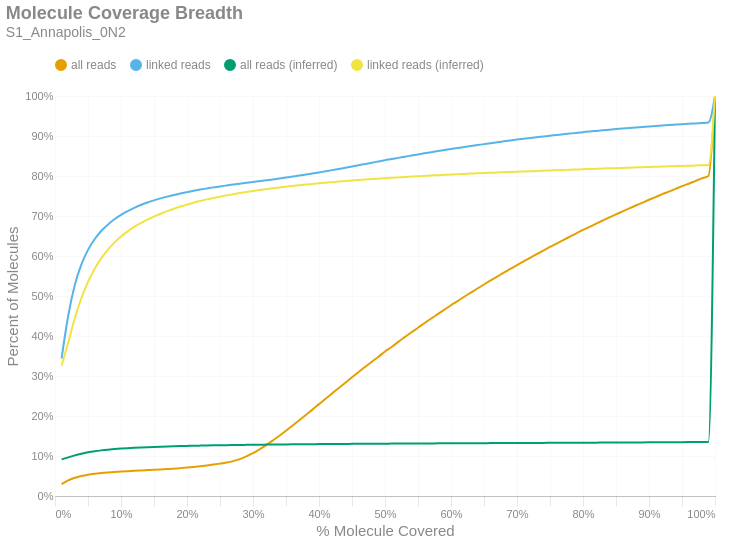

The notebook cell saved with this chart:
### Markdown cell above
### Molecule Read Coverage
This chart shows molecule coverage breadth as computed by the number of bases aligned to that molecule. In other words, "*how much of each unique long molecule is actually sequenced/aligned?*" Keep in mind there is a distinction between sequences and alignments, since some sequences belonging to a particular molecule may not align well and wouldn't appear in the alignment data. This chart also shows molecule coverage breadth as computed by the *inferred fragment* from which the aligned sequences originate. Unlike read coverage, this calculation takes into account the total insert size, including unsequenced gaps between the forward and reverse reads. Like the previous figures, these are cumulative percents.

### Code cell
if SKIPLR:
    print_html(f"Skipped")
else:
    binned_df = consolidated_hist(valids['coverage_bp'], mask, 0.01, True)
    binned_df_inf = consolidated_hist(valids['coverage_inserts'], mask, 0.01, True)
    binned_df = binned_df.with_columns(pl.lit(binned_df_inf['all reads (cumsum)']).alias('all reads (inferred)'))
    binned_df = binned_df.with_columns(pl.lit(binned_df_inf['linked reads (cumsum)']).alias('linked reads (inferred)'))
    binned_df = binned_df.with_columns(
        (pl.col('bin').cast(pl.Float64) + 0.01).alias('right_edge')
    )

    with SafeRender(binned_df):
        (
            density_plot(binned_df, 'Molecule Coverage Breadth', samplename, 'molcov', ['all reads (inferred)','linked reads (inferred)'])
            .encode(
                #x=alt.X('bin:Q', title="% Molecule Covered").axis(format = '%').scale(padding=0),
                x=alt.X('right_edge:Q', title="% Molecule Covered").axis(format='%').scale(padding=0),
                y=alt.Y('value:Q', title='Percent of Molecules')
                    .axis(format='%')
                    .stack(False)
                    .scale(domainMin=0, padding=0),
                color=alt.Color("key:N").scale(domain = ["all reads", "linked reads", "all reads (inferred)", "linked reads (inferred)"]),
                tooltip = [
                    alt.Tooltip("key:N", title = "Data Type"),
                    alt.Tooltip("range_label:N", title="% Molecule Covered"),
                    alt.Tooltip("value:Q", format = ".2%", title="% Molecules")
                ]
            )
        ).display()

### Figure 1 — Vega-Lite specification as saved in the notebook (floating-point values rounded to 4 significant figures)
{"width": "container", "height": 400, "config": {"title": {"anchor": "start", "dy": -15, "fontSize": 18, "color": "#888888", "subtitleColor": "#888888", "subtitleFontSize": 14}, "arc": {"fill": "#0072B2"}, "axis": {"domainColor": "#888888", "domainWidth": 0.5, "gridWidth": 0.2, "grid": false, "titleFontWeight": 400, "titleFontSize": 15, "labelFontSize": 11, "labelColor": "#888888", "tickColor": "#888888", "tickWidth": 0.2, "titleColor": "#888888"}, "axisBand": {"grid": false}, "axisX": {"grid": true, "tickSize": 10, "domainCap": "round"}, "axisY": {"domain": false, "grid": true, "tickSize": 0, "domainCap": "round"}, "background": "transparent", "header": {"labelFontSize": 15, "labelColor": "#888888", "titleFontSize": 15, "titleFontWeight": 600, "titleColor": "#888888"}, "legend": {"labelFont": "sans-serif", "labelFontSize": 12, "labelColor": "#888888", "symbolSize": 100, "symbolType": "circle", "titleFontSize": 12, "titlePadding": 10, "titleColor": "#888888", "title": null, "orient": "top"}, "range": {"category": ["#E69F00", "#56B4E9", "#009E73", "#F0E442", "#0072B2", "#D55E00", "#CC79A7", "#000000"], "diverging": ["#cfe8f3", "#a2d4ec", "#73bfe2", "#46abdb", "#1696d2", "#12719e"]}, "area": {"fill": "#0072B2", "fillOpacity": 0.7, "line": true, "strokeOpacity": 0.7}, "line": {"color": "#0072B2", "stroke": "#0072B2", "strokeWidth": 2}, "trail": {"color": "#0072B2", "stroke": "#0072B2", "strokeWidth": 0, "size": 1}, "point": {"filled": true, "fillOpacity": 1.0, "size": 95}, "text": {"color": "#888888", "fontSize": 11, "align": "right", "fontWeight": 400, "size": 11}, "bar": {"fill": "#0072B2", "stroke": null}, "view": {"stroke": null, "continuousWidth": 660, "continuousHeight": 400}}, "data": {"name": "data-da9bd3d23d0e705d5bcf4b4e647f6190"}, "mark": {"type": "line", "interpolate": "monotone", "point": {"opacity": 0, "size": 275}}, "encoding": {"color": {"field": "key", "scale": {"domain": ["all reads", "linked reads", "all reads (inferred)", "linked reads (inferred)"]}, "type": "nominal"}, "tooltip": [{"field": "key", "title": "Data Type", "type": "nominal"}, {"field": "range_label", "title": "% Molecule Covered", "type": "nominal"}, {"field": "value", "format": ".2%", "title": "% Molecules", "type": "quantitative"}], "x": {"axis": {"format": "%"}, "field": "right_edge", "scale": {"padding": 0}, "title": "% Molecule Covered", "type": "quantitative"}, "y": {"axis": {"format": "%"}, "field": "value", "scale": {"domainMin": 0, "padding": 0}, "stack": false, "title": "Percent of Molecules", "type": "quantitative"}}, "params": [{"name": "param_c36ac31b6afebe62", "select": {"type": "point", "fields": ["key"]}, "bind": "legend"}], "title": {"text": "Molecule Coverage Breadth", "subtitle": "S1_Annapolis_0N2"}, "transform": [{"fold": ["all reads (cumsum)", "linked reads (cumsum)", "all reads (inferred)", "linked reads (inferred)"]}, {"calculate": "replace(datum.key, ' (cumsum)', '')", "as": "key"}, {"filter": {"param": "param_c36ac31b6afebe62"}}], "usermeta": {"embedOptions": {"downloadFileName": "S1_Annapolis_0N2.molcov"}}, "$schema": "https://vega.github.io/schema/vega-lite/v6.1.0.json", "datasets": {"data-da9bd3d23d0e705d5bcf4b4e647f6190": [{"bin": "0.0", "interval": "0.0-0.01", "all reads": 0.02979, "linked reads": 0.3436, "all reads (cumsum)": 0.02979, "linked reads (cumsum)": 0.3436, "range_label": "0.0-0.01", "all reads (inferred)": 0.09161, "linked reads (inferred)": 0.3256, "right_edge": 0.01}, {"bin": "0.01", "interval": "0.01-0.02", "all reads": 0.009125, "linked reads": 0.107, "all reads (cumsum)": 0.03891, "linked reads (cumsum)": 0.4507, "range_label": "0.01-0.02", "all reads (inferred)": 0.09656, "linked reads (inferred)": 0.3837, "right_edge": 0.02}, {"bin": "0.02", "interval": "0.02-0.03", "all reads": 0.006529, "linked reads": 0.07682, "all reads (cumsum)": 0.04544, "linked reads (cumsum)": 0.5275, "range_label": "0.02-0.03", "all reads (inferred)": 0.1016, "linked reads (inferred)": 0.4443, "right_edge": 0.03}, {"bin": "0.03", "interval": "0.03-0.04", "all reads": 0.00447, "linked reads": 0.05143, "all reads (cumsum)": 0.04991, "linked reads (cumsum)": 0.5789, "range_label": "0.03-0.04", "all reads (inferred)": 0.1058, "linked reads (inferred)": 0.495, "right_edge": 0.04}, {"bin": "0.04", "interval": "0.04-0.05", "all reads": 0.00318, "linked reads": 0.03646, "all reads (cumsum)": 0.05309, "linked reads (cumsum)": 0.6154, "range_label": "0.04-0.05", "all reads (inferred)": 0.1092, "linked reads (inferred)": 0.5353, "right_edge": 0.05}, {"bin": "0.05", "interval": "0.05-0.06", "all reads": 0.002389, "linked reads": 0.02664, "all reads (cumsum)": 0.05548, "linked reads (cumsum)": 0.642, "range_label": "0.05-0.06", "all reads (inferred)": 0.1119, "linked reads (inferred)": 0.5678, "right_edge": 0.06}, {"bin": "0.06", "interval": "0.06-0.07", "all reads": 0.001847, "linked reads": 0.02048, "all reads (cumsum)": 0.05733, "linked reads (cumsum)": 0.6625, "range_label": "0.06-0.07", "all reads (inferred)": 0.114, "linked reads (inferred)": 0.5939, "right_edge": 0.07}, {"bin": "0.07", "interval": "0.07-0.08", "all reads": 0.001471, "linked reads": 0.01589, "all reads (cumsum)": 0.0588, "linked reads (cumsum)": 0.6784, "range_label": "0.07-0.08", "all reads (inferred)": 0.1158, "linked reads (inferred)": 0.6153, "right_edge": 0.08}, {"bin": "0.08", "interval": "0.08-0.09", "all reads": 0.001271, "linked reads": 0.01347, "all reads (cumsum)": 0.06007, "linked reads (cumsum)": 0.6918, "range_label": "0.08-0.09", "all reads (inferred)": 0.1173, "linked reads (inferred)": 0.6333, "right_edge": 0.09}, {"bin": "0.09", "interval": "0.09-0.1", "all reads": 0.001125, "linked reads": 0.01118, "all reads (cumsum)": 0.06119, "linked reads (cumsum)": 0.703, "range_label": "0.09-0.1", "all reads (inferred)": 0.1186, "linked reads (inferred)": 0.6486, "right_edge": 0.1}, {"bin": "0.1", "interval": "0.1-0.11", "all reads": 0.00098, "linked reads": 0.009223, "all reads (cumsum)": 0.06217, "linked reads (cumsum)": 0.7122, "range_label": "0.1-0.11", "all reads (inferred)": 0.1197, "linked reads (inferred)": 0.6616, "right_edge": 0.11}, {"bin": "0.11", "interval": "0.11-0.12", "all reads": 0.0008884, "linked reads": 0.008073, "all reads (cumsum)": 0.06306, "linked reads (cumsum)": 0.7203, "range_label": "0.11-0.12", "all reads (inferred)": 0.1206, "linked reads (inferred)": 0.6729, "right_edge": 0.12}, {"bin": "0.12", "interval": "0.12-0.13", "all reads": 0.000842, "linked reads": 0.00721, "all reads (cumsum)": 0.0639, "linked reads (cumsum)": 0.7275, "range_label": "0.12-0.13", "all reads (inferred)": 0.1214, "linked reads (inferred)": 0.6823, "right_edge": 0.13}, {"bin": "0.13", "interval": "0.13-0.14", "all reads": 0.0007877, "linked reads": 0.006147, "all reads (cumsum)": 0.06469, "linked reads (cumsum)": 0.7337, "range_label": "0.13-0.14", "all reads (inferred)": 0.1221, "linked reads (inferred)": 0.6909, "right_edge": 0.14}, {"bin": "0.14", "interval": "0.14-0.15", "all reads": 0.0007755, "linked reads": 0.005462, "all reads (cumsum)": 0.06547, "linked reads (cumsum)": 0.7391, "range_label": "0.14-0.15", "all reads (inferred)": 0.1227, "linked reads (inferred)": 0.6986, "right_edge": 0.15}, {"bin": "0.15", "interval": "0.15-0.16", "all reads": 0.000868, "linked reads": 0.004863, "all reads (cumsum)": 0.06634, "linked reads (cumsum)": 0.744, "range_label": "0.15-0.16", "all reads (inferred)": 0.1233, "linked reads (inferred)": 0.7057, "right_edge": 0.16}, {"bin": "0.16", "interval": "0.16-0.17", "all reads": 0.0009653, "linked reads": 0.004454, "all reads (cumsum)": 0.0673, "linked reads (cumsum)": 0.7485, "range_label": "0.16-0.17", "all reads (inferred)": 0.1238, "linked reads (inferred)": 0.7122, "right_edge": 0.17}, {"bin": "0.17", "interval": "0.17-0.18", "all reads": 0.001102, "linked reads": 0.003879, "all reads (cumsum)": 0.0684, "linked reads (cumsum)": 0.7523, "range_label": "0.17-0.18", "all reads (inferred)": 0.1243, "linked reads (inferred)": 0.7181, "right_edge": 0.18}, {"bin": "0.18", "interval": "0.18-0.19", "all reads": 0.001283, "linked reads": 0.003824, "all reads (cumsum)": 0.06969, "linked reads (cumsum)": 0.7562, "range_label": "0.18-0.19", "all reads (inferred)": 0.1248, "linked reads (inferred)": 0.7236, "right_edge": 0.19}, {"bin": "0.19", "interval": "0.19-0.2", "all reads": 0.001397, "linked reads": 0.003509, "all reads (cumsum)": 0.07108, "linked reads (cumsum)": 0.7597, "range_label": "0.19-0.2", "all reads (inferred)": 0.1252, "linked reads (inferred)": 0.7285, "right_edge": 0.2}, {"bin": "0.2", "interval": "0.2-0.21", "all reads": 0.001594, "linked reads": 0.003375, "all reads (cumsum)": 0.07268, "linked reads (cumsum)": 0.763, "range_label": "0.2-0.21", "all reads (inferred)": 0.1256, "linked reads (inferred)": 0.7333, "right_edge": 0.21}, {"bin": "0.21", "interval": "0.21-0.22", "all reads": 0.00175, "linked reads": 0.002993, "all reads (cumsum)": 0.07443, "linked reads (cumsum)": 0.766, "range_label": "0.21-0.22", "all reads (inferred)": 0.126, "linked reads (inferred)": 0.7375, "right_edge": 0.22}, {"bin": "0.22", "interval": "0.22-0.23", "all reads": 0.001912, "linked reads": 0.002749, "all reads (cumsum)": 0.07634, "linked reads (cumsum)": 0.7688, "range_label": "0.22-0.23", "all reads (inferred)": 0.1263, "linked reads (inferred)": 0.7415, "right_edge": 0.23}, {"bin": "0.23", "interval": "0.23-0.24", "all reads": 0.0022, "linked reads": 0.002776, "all reads (cumsum)": 0.07854, "linked reads (cumsum)": 0.7716, "range_label": "0.23-0.24", "all reads (inferred)": 0.1266, "linked reads (inferred)": 0.7451, "right_edge": 0.24}, {"bin": "0.24", "interval": "0.24-0.25", "all reads": 0.002381, "linked reads": 0.002449, "all reads (cumsum)": 0.08092, "linked reads (cumsum)": 0.774, "range_label": "0.24-0.25", "all reads (inferred)": 0.1269, "linked reads (inferred)": 0.7484, "right_edge": 0.25}, {"bin": "0.25", "interval": "0.25-0.26", "all reads": 0.00268, "linked reads": 0.002256, "all reads (cumsum)": 0.0836, "linked reads (cumsum)": 0.7763, "range_label": "0.25-0.26", "all reads (inferred)": 0.1271, "linked reads (inferred)": 0.7516, "right_edge": 0.26}, {"bin": "0.26", "interval": "0.26-0.27", "all reads": 0.003513, "linked reads": 0.002319, "all reads (cumsum)": 0.08711, "linked reads (cumsum)": 0.7786, "range_label": "0.26-0.27", "all reads (inferred)": 0.1274, "linked reads (inferred)": 0.7544, "right_edge": 0.27}, {"bin": "0.27", "interval": "0.27-0.28", "all reads": 0.005015, "linked reads": 0.002126, "all reads (cumsum)": 0.09213, "linked reads (cumsum)": 0.7807, "range_label": "0.27-0.28", "all reads (inferred)": 0.1276, "linked reads (inferred)": 0.7574, "right_edge": 0.28}, {"bin": "0.28", "interval": "0.28-0.29", "all reads": 0.006731, "linked reads": 0.002162, "all reads (cumsum)": 0.09886, "linked reads (cumsum)": 0.7829, "range_label": "0.28-0.29", "all reads (inferred)": 0.1278, "linked reads (inferred)": 0.76, "right_edge": 0.29}, {"bin": "0.29", "interval": "0.29-0.3", "all reads": 0.008299, "linked reads": 0.002186, "all reads (cumsum)": 0.1072, "linked reads (cumsum)": 0.7851, "range_label": "0.29-0.3", "all reads (inferred)": 0.1281, "linked reads (inferred)": 0.7626, "right_edge": 0.3}, {"bin": "0.3", "interval": "0.3-0.31", "all reads": 0.009454, "linked reads": 0.002091, "all reads (cumsum)": 0.1166, "linked reads (cumsum)": 0.7871, "range_label": "0.3-0.31", "all reads (inferred)": 0.1283, "linked reads (inferred)": 0.765, "right_edge": 0.31}, {"bin": "0.31", "interval": "0.31-0.32", "all reads": 0.01059, "linked reads": 0.002071, "all reads (cumsum)": 0.1272, "linked reads (cumsum)": 0.7892, "range_label": "0.31-0.32", "all reads (inferred)": 0.1285, "linked reads (inferred)": 0.7672, "right_edge": 0.32}, {"bin": "0.32", "interval": "0.32-0.33", "all reads": 0.01152, "linked reads": 0.002174, "all reads (cumsum)": 0.1387, "linked reads (cumsum)": 0.7914, "range_label": "0.32-0.33", "all reads (inferred)": 0.1287, "linked reads (inferred)": 0.7694, "right_edge": 0.33}, {"bin": "0.33", "interval": "0.33-0.34", "all reads": 0.01197, "linked reads": 0.002477, "all reads (cumsum)": 0.1507, "linked reads (cumsum)": 0.7939, "range_label": "0.33-0.34", "all reads (inferred)": 0.1288, "linked reads (inferred)": 0.7714, "right_edge": 0.34}, {"bin": "0.34", "interval": "0.34-0.35", "all reads": 0.01253, "linked reads": 0.002331, "all reads (cumsum)": 0.1632, "linked reads (cumsum)": 0.7962, "range_label": "0.34-0.35", "all reads (inferred)": 0.129, "linked reads (inferred)": 0.7733, "right_edge": 0.35}, {"bin": "0.35", "interval": "0.35-0.36", "all reads": 0.01283, "linked reads": 0.002453, "all reads (cumsum)": 0.176, "linked reads (cumsum)": 0.7987, "range_label": "0.35-0.36", "all reads (inferred)": 0.1291, "linked reads (inferred)": 0.7752, "right_edge": 0.36}, {"bin": "0.36", "interval": "0.36-0.37", "all reads": 0.01312, "linked reads": 0.002441, "all reads (cumsum)": 0.1892, "linked reads (cumsum)": 0.8011, "range_label": "0.36-0.37", "all reads (inferred)": 0.1293, "linked reads (inferred)": 0.777, "right_edge": 0.37}, {"bin": "0.37", "interval": "0.37-0.38", "all reads": 0.01334, "linked reads": 0.002571, "all reads (cumsum)": 0.2025, "linked reads (cumsum)": 0.8037, "range_label": "0.37-0.38", "all reads (inferred)": 0.1294, "linked reads (inferred)": 0.7787, "right_edge": 0.38}, {"bin": "0.38", "interval": "0.38-0.39", "all reads": 0.01346, "linked reads": 0.002548, "all reads (cumsum)": 0.216, "linked reads (cumsum)": 0.8062, "range_label": "0.38-0.39", "all reads (inferred)": 0.1296, "linked reads (inferred)": 0.7802, "right_edge": 0.39}, {"bin": "0.39", "interval": "0.39-0.4", "all reads": 0.01375, "linked reads": 0.002768, "all reads (cumsum)": 0.2297, "linked reads (cumsum)": 0.809, "range_label": "0.39-0.4", "all reads (inferred)": 0.1297, "linked reads (inferred)": 0.7817, "right_edge": 0.4}, {"bin": "0.4", "interval": "0.4-0.41", "all reads": 0.01329, "linked reads": 0.002796, "all reads (cumsum)": 0.243, "linked reads (cumsum)": 0.8118, "range_label": "0.4-0.41", "all reads (inferred)": 0.1298, "linked reads (inferred)": 0.7832, "right_edge": 0.41}, {"bin": "0.41", "interval": "0.41-0.42", "all reads": 0.01357, "linked reads": 0.00293, "all reads (cumsum)": 0.2566, "linked reads (cumsum)": 0.8147, "range_label": "0.41-0.42", "all reads (inferred)": 0.13, "linked reads (inferred)": 0.7847, "right_edge": 0.42}, {"bin": "0.42", "interval": "0.42-0.43", "all reads": 0.01351, "linked reads": 0.00304, "all reads (cumsum)": 0.2701, "linked reads (cumsum)": 0.8178, "range_label": "0.42-0.43", "all reads (inferred)": 0.1301, "linked reads (inferred)": 0.7861, "right_edge": 0.43}, {"bin": "0.43", "interval": "0.43-0.44", "all reads": 0.01324, "linked reads": 0.002942, "all reads (cumsum)": 0.2833, "linked reads (cumsum)": 0.8207, "range_label": "0.43-0.44", "all reads (inferred)": 0.1302, "linked reads (inferred)": 0.7874, "right_edge": 0.44}, {"bin": "0.44", "interval": "0.44-0.45", "all reads": 0.01335, "linked reads": 0.003205, "all reads (cumsum)": 0.2967, "linked reads (cumsum)": 0.8239, "range_label": "0.44-0.45", "all reads (inferred)": 0.1303, "linked reads (inferred)": 0.7887, "right_edge": 0.45}, {"bin": "0.45", "interval": "0.45-0.46", "all reads": 0.01329, "linked reads": 0.003158, "all reads (cumsum)": 0.31, "linked reads (cumsum)": 0.8271, "range_label": "0.45-0.46", "all reads (inferred)": 0.1304, "linked reads (inferred)": 0.7899, "right_edge": 0.46}, {"bin": "0.46", "interval": "0.46-0.47", "all reads": 0.013, "linked reads": 0.003103, "all reads (cumsum)": 0.323, "linked reads (cumsum)": 0.8302, "range_label": "0.46-0.47", "all reads (inferred)": 0.1305, "linked reads (inferred)": 0.7911, "right_edge": 0.47}, {"bin": "0.47", "interval": "0.47-0.48", "all reads": 0.01284, "linked reads": 0.003142, "all reads (cumsum)": 0.3358, "linked reads (cumsum)": 0.8333, "range_label": "0.47-0.48", "all reads (inferred)": 0.1307, "linked reads (inferred)": 0.7922, "right_edge": 0.48}, {"bin": "0.48", "interval": "0.48-0.49", "all reads": 0.01221, "linked reads": 0.003032, "all reads (cumsum)": 0.348, "linked reads (cumsum)": 0.8363, "range_label": "0.48-0.49", "all reads (inferred)": 0.1308, "linked reads (inferred)": 0.7934, "right_edge": 0.49}, {"bin": "0.49", "interval": "0.49-0.5", "all reads": 0.01336, "linked reads": 0.003229, "all reads (cumsum)": 0.3614, "linked reads (cumsum)": 0.8396, "range_label": "0.49-0.5", "all reads (inferred)": 0.1309, "linked reads (inferred)": 0.7945, "right_edge": 0.5}, {"bin": "0.5", "interval": "0.5-0.51", "all reads": 0.01116, "linked reads": 0.002776, "all reads (cumsum)": 0.3725, "linked reads (cumsum)": 0.8423, "range_label": "0.5-0.51", "all reads (inferred)": 0.1309, "linked reads (inferred)": 0.7954, "right_edge": 0.51}, {"bin": "0.51", "interval": "0.51-0.52", "all reads": 0.01274, "linked reads": 0.002981, "all reads (cumsum)": 0.3853, "linked reads (cumsum)": 0.8453, "range_label": "0.51-0.52", "all reads (inferred)": 0.131, "linked reads (inferred)": 0.7964, "right_edge": 0.52}, {"bin": "0.52", "interval": "0.52-0.53", "all reads": 0.01203, "linked reads": 0.002827, "all reads (cumsum)": 0.3973, "linked reads (cumsum)": 0.8481, "range_label": "0.52-0.53", "all reads (inferred)": 0.1311, "linked reads (inferred)": 0.7974, "right_edge": 0.53}, {"bin": "0.53", "interval": "0.53-0.54", "all reads": 0.01196, "linked reads": 0.003001, "all reads (cumsum)": 0.4093, "linked reads (cumsum)": 0.8511, "range_label": "0.53-0.54", "all reads (inferred)": 0.1312, "linked reads (inferred)": 0.7984, "right_edge": 0.54}, {"bin": "0.54", "interval": "0.54-0.55", "all reads": 0.01137, "linked reads": 0.002851, "all reads (cumsum)": 0.4206, "linked reads (cumsum)": 0.854, "range_label": "0.54-0.55", "all reads (inferred)": 0.1313, "linked reads (inferred)": 0.7994, "right_edge": 0.55}, {"bin": "0.55", "interval": "0.55-0.56", "all reads": 0.01174, "linked reads": 0.00282, "all reads (cumsum)": 0.4324, "linked reads (cumsum)": 0.8568, "range_label": "0.55-0.56", "all reads (inferred)": 0.1314, "linked reads (inferred)": 0.8003, "right_edge": 0.56}, {"bin": "0.56", "interval": "0.56-0.57", "all reads": 0.01133, "linked reads": 0.002804, "all reads (cumsum)": 0.4437, "linked reads (cumsum)": 0.8596, "range_label": "0.56-0.57", "all reads (inferred)": 0.1315, "linked reads (inferred)": 0.8011, "right_edge": 0.57}, {"bin": "0.57", "interval": "0.57-0.58", "all reads": 0.01107, "linked reads": 0.002737, "all reads (cumsum)": 0.4548, "linked reads (cumsum)": 0.8624, "range_label": "0.57-0.58", "all reads (inferred)": 0.1316, "linked reads (inferred)": 0.802, "right_edge": 0.58}, {"bin": "0.58", "interval": "0.58-0.59", "all reads": 0.01105, "linked reads": 0.002516, "all reads (cumsum)": 0.4658, "linked reads (cumsum)": 0.8649, "range_label": "0.58-0.59", "all reads (inferred)": 0.1317, "linked reads (inferred)": 0.8028, "right_edge": 0.59}, {"bin": "0.59", "interval": "0.59-0.6", "all reads": 0.01113, "linked reads": 0.002595, "all reads (cumsum)": 0.477, "linked reads (cumsum)": 0.8675, "range_label": "0.59-0.6", "all reads (inferred)": 0.1317, "linked reads (inferred)": 0.8036, "right_edge": 0.6}, {"bin": "0.6", "interval": "0.6-0.61", "all reads": 0.01042, "linked reads": 0.002493, "all reads (cumsum)": 0.4874, "linked reads (cumsum)": 0.87, "range_label": "0.6-0.61", "all reads (inferred)": 0.1318, "linked reads (inferred)": 0.8045, "right_edge": 0.61}, {"bin": "0.61", "interval": "0.61-0.62", "all reads": 0.01075, "linked reads": 0.002493, "all reads (cumsum)": 0.4981, "linked reads (cumsum)": 0.8725, "range_label": "0.61-0.62", "all reads (inferred)": 0.1319, "linked reads (inferred)": 0.8052, "right_edge": 0.62}, {"bin": "0.62", "interval": "0.62-0.63", "all reads": 0.01033, "linked reads": 0.002327, "all reads (cumsum)": 0.5085, "linked reads (cumsum)": 0.8748, "range_label": "0.62-0.63", "all reads (inferred)": 0.132, "linked reads (inferred)": 0.806, "right_edge": 0.63}, {"bin": "0.63", "interval": "0.63-0.64", "all reads": 0.01027, "linked reads": 0.002481, "all reads (cumsum)": 0.5187, "linked reads (cumsum)": 0.8773, "range_label": "0.63-0.64", "all reads (inferred)": 0.132, "linked reads (inferred)": 0.8067, "right_edge": 0.64}, {"bin": "0.64", "interval": "0.64-0.65", "all reads": 0.01006, "linked reads": 0.002398, "all reads (cumsum)": 0.5288, "linked reads (cumsum)": 0.8797, "range_label": "0.64-0.65", "all reads (inferred)": 0.1321, "linked reads (inferred)": 0.8075, "right_edge": 0.65}, {"bin": "0.65", "interval": "0.65-0.66", "all reads": 0.01027, "linked reads": 0.002489, "all reads (cumsum)": 0.5391, "linked reads (cumsum)": 0.8822, "range_label": "0.65-0.66", "all reads (inferred)": 0.1322, "linked reads (inferred)": 0.8082, "right_edge": 0.66}, {"bin": "0.66", "interval": "0.66-0.67", "all reads": 0.009634, "linked reads": 0.002304, "all reads (cumsum)": 0.5487, "linked reads (cumsum)": 0.8845, "range_label": "0.66-0.67", "all reads (inferred)": 0.1323, "linked reads (inferred)": 0.8087, "right_edge": 0.67}, {"bin": "0.67", "interval": "0.67-0.68", "all reads": 0.009632, "linked reads": 0.002186, "all reads (cumsum)": 0.5583, "linked reads (cumsum)": 0.8866, "range_label": "0.67-0.68", "all reads (inferred)": 0.1323, "linked reads (inferred)": 0.8095, "right_edge": 0.68}, {"bin": "0.68", "interval": "0.68-0.69", "all reads": 0.009276, "linked reads": 0.002189, "all reads (cumsum)": 0.5676, "linked reads (cumsum)": 0.8888, "range_label": "0.68-0.69", "all reads (inferred)": 0.1324, "linked reads (inferred)": 0.81, "right_edge": 0.69}, {"bin": "0.69", "interval": "0.69-0.7", "all reads": 0.009709, "linked reads": 0.002138, "all reads (cumsum)": 0.5773, "linked reads (cumsum)": 0.891, "range_label": "0.69-0.7", "all reads (inferred)": 0.1325, "linked reads (inferred)": 0.8107, "right_edge": 0.7}, {"bin": "0.7", "interval": "0.7-0.71", "all reads": 0.009211, "linked reads": 0.002091, "all reads (cumsum)": 0.5865, "linked reads (cumsum)": 0.8931, "range_label": "0.7-0.71", "all reads (inferred)": 0.1326, "linked reads (inferred)": 0.8113, "right_edge": 0.71}, {"bin": "0.71", "interval": "0.71-0.72", "all reads": 0.009076, "linked reads": 0.002016, "all reads (cumsum)": 0.5956, "linked reads (cumsum)": 0.8951, "range_label": "0.71-0.72", "all reads (inferred)": 0.1326, "linked reads (inferred)": 0.812, "right_edge": 0.72}, {"bin": "0.72", "interval": "0.72-0.73", "all reads": 0.009098, "linked reads": 0.001926, "all reads (cumsum)": 0.6047, "linked reads (cumsum)": 0.897, "range_label": "0.72-0.73", "all reads (inferred)": 0.1327, "linked reads (inferred)": 0.8126, "right_edge": 0.73}, {"bin": "0.73", "interval": "0.73-0.74", "all reads": 0.008769, "linked reads": 0.00187, "all reads (cumsum)": 0.6135, "linked reads (cumsum)": 0.8989, "range_label": "0.73-0.74", "all reads (inferred)": 0.1328, "linked reads (inferred)": 0.8132, "right_edge": 0.74}, {"bin": "0.74", "interval": "0.74-0.75", "all reads": 0.009283, "linked reads": 0.001898, "all reads (cumsum)": 0.6227, "linked reads (cumsum)": 0.9008, "range_label": "0.74-0.75", "all reads (inferred)": 0.1329, "linked reads (inferred)": 0.8138, "right_edge": 0.75}, {"bin": "0.75", "interval": "0.75-0.76", "all reads": 0.008441, "linked reads": 0.001815, "all reads (cumsum)": 0.6312, "linked reads (cumsum)": 0.9026, "range_label": "0.75-0.76", "all reads (inferred)": 0.1329, "linked reads (inferred)": 0.8143, "right_edge": 0.76}, {"bin": "0.76", "interval": "0.76-0.77", "all reads": 0.008643, "linked reads": 0.001894, "all reads (cumsum)": 0.6398, "linked reads (cumsum)": 0.9045, "range_label": "0.76-0.77", "all reads (inferred)": 0.133, "linked reads (inferred)": 0.815, "right_edge": 0.77}, {"bin": "0.77", "interval": "0.77-0.78", "all reads": 0.00841, "linked reads": 0.001611, "all reads (cumsum)": 0.6482, "linked reads (cumsum)": 0.9061, "range_label": "0.77-0.78", "all reads (inferred)": 0.1331, "linked reads (inferred)": 0.8156, "right_edge": 0.78}, {"bin": "0.78", "interval": "0.78-0.79", "all reads": 0.00836, "linked reads": 0.001642, "all reads (cumsum)": 0.6566, "linked reads (cumsum)": 0.9077, "range_label": "0.78-0.79", "all reads (inferred)": 0.1332, "linked reads (inferred)": 0.8163, "right_edge": 0.79}, {"bin": "0.79", "interval": "0.79-0.8", "all reads": 0.008579, "linked reads": 0.001937, "all reads (cumsum)": 0.6652, "linked reads (cumsum)": 0.9097, "range_label": "0.79-0.8", "all reads (inferred)": 0.1333, "linked reads (inferred)": 0.8169, "right_edge": 0.8}, {"bin": "0.8", "interval": "0.8-0.81", "all reads": 0.00774, "linked reads": 0.001603, "all reads (cumsum)": 0.6729, "linked reads (cumsum)": 0.9113, "range_label": "0.8-0.81", "all reads (inferred)": 0.1333, "linked reads (inferred)": 0.8174, "right_edge": 0.81}, {"bin": "0.81", "interval": "0.81-0.82", "all reads": 0.007962, "linked reads": 0.001492, "all reads (cumsum)": 0.6809, "linked reads (cumsum)": 0.9128, "range_label": "0.81-0.82", "all reads (inferred)": 0.1334, "linked reads (inferred)": 0.818, "right_edge": 0.82}, {"bin": "0.82", "interval": "0.82-0.83", "all reads": 0.007857, "linked reads": 0.001489, "all reads (cumsum)": 0.6887, "linked reads (cumsum)": 0.9143, "range_label": "0.82-0.83", "all reads (inferred)": 0.1335, "linked reads (inferred)": 0.8186, "right_edge": 0.83}, {"bin": "0.83", "interval": "0.83-0.84", "all reads": 0.007751, "linked reads": 0.001626, "all reads (cumsum)": 0.6965, "linked reads (cumsum)": 0.9159, "range_label": "0.83-0.84", "all reads (inferred)": 0.1336, "linked reads (inferred)": 0.8191, "right_edge": 0.84}, {"bin": "0.84", "interval": "0.84-0.85", "all reads": 0.007527, "linked reads": 0.001469, "all reads (cumsum)": 0.704, "linked reads (cumsum)": 0.9173, "range_label": "0.84-0.85", "all reads (inferred)": 0.1336, "linked reads (inferred)": 0.8196, "right_edge": 0.85}, {"bin": "0.85", "interval": "0.85-0.86", "all reads": 0.007584, "linked reads": 0.001374, "all reads (cumsum)": 0.7116, "linked reads (cumsum)": 0.9187, "range_label": "0.85-0.86", "all reads (inferred)": 0.1337, "linked reads (inferred)": 0.8202, "right_edge": 0.86}, {"bin": "0.86", "interval": "0.86-0.87", "all reads": 0.007277, "linked reads": 0.001193, "all reads (cumsum)": 0.7189, "linked reads (cumsum)": 0.9199, "range_label": "0.86-0.87", "all reads (inferred)": 0.1338, "linked reads (inferred)": 0.8208, "right_edge": 0.87}, {"bin": "0.87", "interval": "0.87-0.88", "all reads": 0.007356, "linked reads": 0.00139, "all reads (cumsum)": 0.7262, "linked reads (cumsum)": 0.9213, "range_label": "0.87-0.88", "all reads (inferred)": 0.1339, "linked reads (inferred)": 0.8214, "right_edge": 0.88}, {"bin": "0.88", "interval": "0.88-0.89", "all reads": 0.007115, "linked reads": 0.001264, "all reads (cumsum)": 0.7334, "linked reads (cumsum)": 0.9226, "range_label": "0.88-0.89", "all reads (inferred)": 0.134, "linked reads (inferred)": 0.8219, "right_edge": 0.89}, {"bin": "0.89", "interval": "0.89-0.9", "all reads": 0.007179, "linked reads": 0.001374, "all reads (cumsum)": 0.7405, "linked reads (cumsum)": 0.9239, "range_label": "0.89-0.9", "all reads (inferred)": 0.1341, "linked reads (inferred)": 0.8225, "right_edge": 0.9}, {"bin": "0.9", "interval": "0.9-0.91", "all reads": 0.006731, "linked reads": 0.001091, "all reads (cumsum)": 0.7473, "linked reads (cumsum)": 0.925, "range_label": "0.9-0.91", "all reads (inferred)": 0.1342, "linked reads (inferred)": 0.8231, "right_edge": 0.91}, {"bin": "0.91", "interval": "0.91-0.92", "all reads": 0.007368, "linked reads": 0.001217, "all reads (cumsum)": 0.7546, "linked reads (cumsum)": 0.9263, "range_label": "0.91-0.92", "all reads (inferred)": 0.1343, "linked reads (inferred)": 0.8236, "right_edge": 0.92}, {"bin": "0.92", "interval": "0.92-0.93", "all reads": 0.006257, "linked reads": 0.001303, "all reads (cumsum)": 0.7609, "linked reads (cumsum)": 0.9276, "range_label": "0.92-0.93", "all reads (inferred)": 0.1344, "linked reads (inferred)": 0.8241, "right_edge": 0.93}, {"bin": "0.93", "interval": "0.93-0.94", "all reads": 0.00674, "linked reads": 0.001012, "all reads (cumsum)": 0.7676, "linked reads (cumsum)": 0.9286, "range_label": "0.93-0.94", "all reads (inferred)": 0.1345, "linked reads (inferred)": 0.8247, "right_edge": 0.94}, {"bin": "0.94", "interval": "0.94-0.95", "all reads": 0.007173, "linked reads": 0.001004, "all reads (cumsum)": 0.7748, "linked reads (cumsum)": 0.9296, "range_label": "0.94-0.95", "all reads (inferred)": 0.1346, "linked reads (inferred)": 0.8252, "right_edge": 0.95}, {"bin": "0.95", "interval": "0.95-0.96", "all reads": 0.005762, "linked reads": 0.001036, "all reads (cumsum)": 0.7806, "linked reads (cumsum)": 0.9306, "range_label": "0.95-0.96", "all reads (inferred)": 0.1347, "linked reads (inferred)": 0.8257, "right_edge": 0.96}, {"bin": "0.96", "interval": "0.96-0.97", "all reads": 0.006717, "linked reads": 0.0009372, "all reads (cumsum)": 0.7873, "linked reads (cumsum)": 0.9315, "range_label": "0.96-0.97", "all reads (inferred)": 0.1348, "linked reads (inferred)": 0.8263, "right_edge": 0.97}, {"bin": "0.97", "interval": "0.97-0.98", "all reads": 0.006664, "linked reads": 0.0009884, "all reads (cumsum)": 0.7939, "linked reads (cumsum)": 0.9325, "range_label": "0.97-0.98", "all reads (inferred)": 0.1349, "linked reads (inferred)": 0.8269, "right_edge": 0.98}, {"bin": "0.98", "interval": "0.98-0.99", "all reads": 0.006095, "linked reads": 0.0009608, "all reads (cumsum)": 0.8, "linked reads (cumsum)": 0.9335, "range_label": "0.98-0.99", "all reads (inferred)": 0.1352, "linked reads (inferred)": 0.8277, "right_edge": 0.99}, {"bin": "0.99", "interval": "0.99-1.0", "all reads": 0.2, "linked reads": 0.06651, "all reads (cumsum)": 1.0, "linked reads (cumsum)": 1.0, "range_label": "0.99-1.0", "all reads (inferred)": 1.0, "linked reads (inferred)": 1.0, "right_edge": 1.0}]}}
